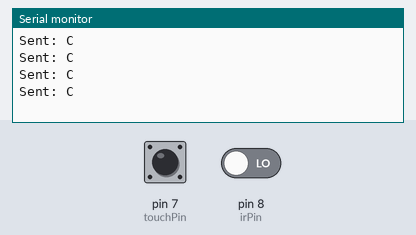
Recording of a sketch running on a simulated Arduino Uno, built with avr-gcc and run on an emulated ATmega328P. On the bench: the last lines printed to the serial monitor. The inputs (shaded band) are chosen by the test bench; at power-on: pin 7 (touchPin) LOW, pin 8 (irPin) LOW. No radio packets arrive unless stated.

Above: at 1.9 s.
2.0 s: pin 7 (touchPin) pulled HIGH for 0.7 s
At 2.8 s:
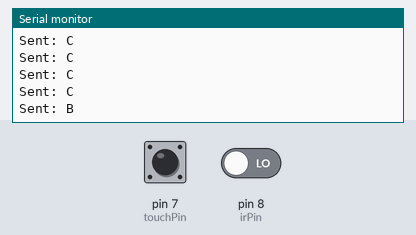
4.2 s: pin 7 (touchPin) driven HIGH and pin 8 (irPin) driven HIGH
At 5.0 s:
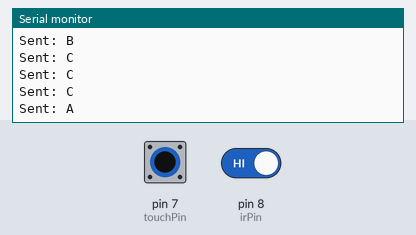

The sketch:

Transmitter_Side.ino
```cpp
#include <RH_ASK.h>
#include <SPI.h>

RH_ASK rf_driver;

const int touchPin = 7;
const int irPin = 8;

void setup() {
  Serial.begin(9600);
  rf_driver.init();
  pinMode(touchPin, INPUT);
  pinMode(irPin, INPUT);
}

void loop() {
  int touchState = digitalRead(touchPin);
  int irState = digitalRead(irPin);

  char *msg;

  if (touchState == HIGH && irState == HIGH) {
    msg = "A";  // Helmet worn & awake
  } else if (touchState == HIGH && irState == LOW) {
    msg = "B";  // Helmet worn but sleepy
  } else {
    msg = "C";  // Helmet not worn
  }

  rf_driver.send((uint8_t *)msg, strlen(msg));
  rf_driver.waitPacketSent();

  Serial.print("Sent: ");
  Serial.println(msg);

  delay(500);
}
```

Measured:
- after the input at 2.0 s, the serial monitor: prints a new line after 0.30 s (image 1)
- after the input at 4.2 s, the serial monitor: prints a new line after 0.35 s (image 2)
